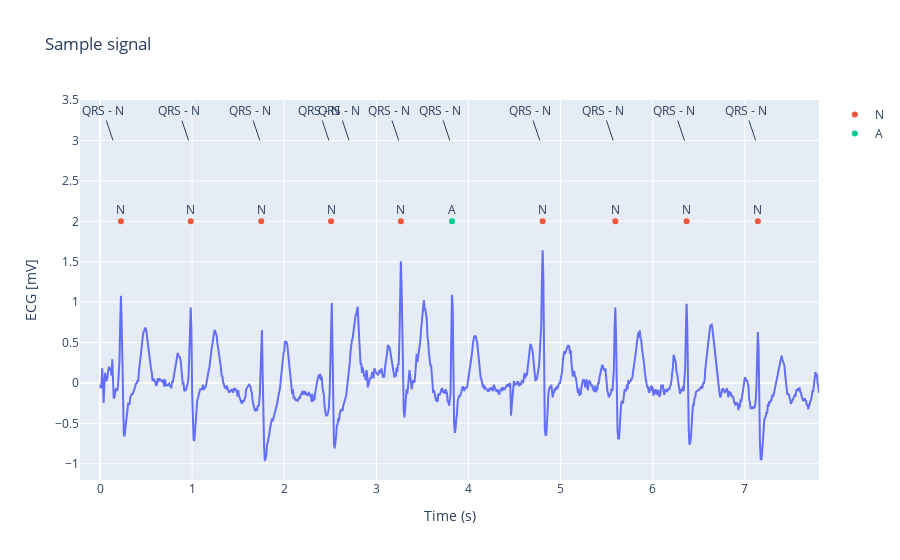

This figure's notebook cell:
### Markdown cell above
## Annotations

As per the PhysioNet website (<https://physionet.org/static/lightwave/doc/annotations.html>),
the following annotations are available (selected only the ones present in this
dataset):

### Beat Annotations

| Annotation | Description                       |
| ---------- | --------------------------------- |
| N          | Normal Beat                       |
| A          | Atrial Premature Beat             |
| V          | Premature Ventricular Contraction |
| Q          | Unclassified Beat                 |

### Non-Beat Annotations

| Annotation | Description        |
| ---------- | ------------------ |
| +          | Rhythm Change      |
| "          | Comment Annotation |

### Code cell
qrs_ann, annotations, signal, fields = load_record("./data/ltafdb/100")

start_sample = 106000
end_sample = 107000
channel_sample = 0

sample_sig = signal[start_sample:end_sample, channel_sample]
sample_ann = annotations.filter(pl.col('position') >= start_sample, pl.col('position') <= end_sample)
sample_ann = sample_ann.with_columns((pl.col('position') - start_sample) / fields['fs'])

fig = px.line(x=np.arange(len(sample_sig), dtype=np.float64) / fields['fs'], y=sample_sig, title="Sample signal")
fig.update_layout(xaxis_title="Time (s)", yaxis_title="ECG [mV]")

for symbol, position in sample_ann.group_by('symbol').agg(pl.col('position')).iter_rows():
    fig.add_trace(go.Scatter(x=position, y=np.repeat(2.0, len(position)), mode='markers+text', textposition='top center', text=np.repeat(symbol, len(position)), name=symbol))

for pos, sym in zip(qrs_ann.sample, qrs_ann.symbol):
    if pos < start_sample or pos > end_sample:
        continue

    fig.add_annotation(x=(pos - start_sample) / fields['fs'], y=3.0, text=f"QRS - {sym}", showarrow=True)

fig.show()

### Figure 1 — Plotly figure (JSON) as saved in the notebook; plotly's stock layout.template omitted (floating-point values rounded to 4 significant figures; data arrays with more than 128 entries replaced by an {"elided": "..."} marker saying what was removed)
{"data": [{"hovertemplate": "x=%{x}<br>y=%{y}<extra></extra>", "legendgroup": "", "line": {"color": "#636efa", "dash": "solid"}, "marker": {"symbol": "circle"}, "mode": "lines", "name": "", "orientation": "v", "showlegend": false, "type": "scatter", "x": {"elided": "1000 float values"}, "xaxis": "x", "y": {"elided": "1000 float values"}, "yaxis": "y"}, {"mode": "markers+text", "name": "N", "text": ["N", "N", "N", "N", "N", "N", "N", "N", "N"], "textposition": "top center", "type": "scatter", "x": [0.2266, 0.9844, 1.75, 2.508, 3.266, 4.805, 5.594, 6.367, 7.141], "y": [2, 2, 2, 2, 2, 2, 2, 2, 2]}, {"mode": "markers+text", "name": "A", "text": ["A"], "textposition": "top center", "type": "scatter", "x": [3.82], "y": [2]}], "layout": {"annotations": [{"showarrow": true, "text": "QRS - N", "x": 0.1406, "y": 3}, {"showarrow": true, "text": "QRS - N", "x": 0.9609, "y": 3}, {"showarrow": true, "text": "QRS - N", "x": 1.734, "y": 3}, {"showarrow": true, "text": "QRS - N", "x": 2.484, "y": 3}, {"showarrow": true, "text": "QRS - N", "x": 2.703, "y": 3}, {"showarrow": true, "text": "QRS - N", "x": 3.242, "y": 3}, {"showarrow": true, "text": "QRS - N", "x": 3.797, "y": 3}, {"showarrow": true, "text": "QRS - N", "x": 4.773, "y": 3}, {"showarrow": true, "text": "QRS - N", "x": 5.57, "y": 3}, {"showarrow": true, "text": "QRS - N", "x": 6.344, "y": 3}, {"showarrow": true, "text": "QRS - N", "x": 7.117, "y": 3}], "legend": {"tracegroupgap": 0}, "title": {"text": "Sample signal"}, "xaxis": {"anchor": "y", "domain": [0, 1], "title": {"text": "Time (s)"}}, "yaxis": {"anchor": "x", "domain": [0, 1], "title": {"text": "ECG [mV]"}}}}
